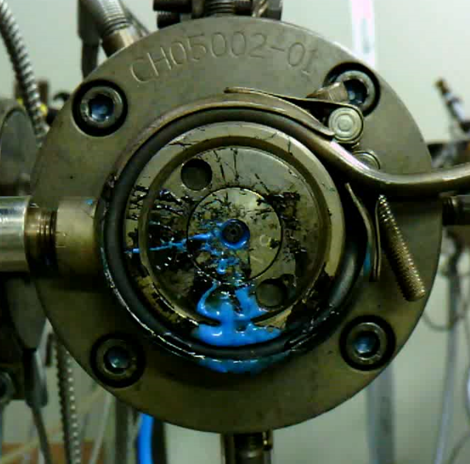
#> input picture image_task/image_preprocessing/test_image/case1.png, 470 x 464 px, found by its file name; its folder holds only this picture in this run
$ python filter.py   (older library calls are emulated)
#> lines starting #> are read from the running program, lines starting #| are printed output that depends on the picture
import os
import numpy as np
import cv2
import matplotlib.pyplot as plt

base_path = os.path.abspath(os.path.dirname("__file__"))
img_path = os.path.join(base_path, 'test_image')
saver_path = os.path.join(base_path, 'his_equalization')

folder_list = os.listdir(img_path)
img_list = [file for file in folder_list if file.endswith('.png')]

try:

    for img in img_list:
        src = cv2.imread(os.path.join(img_path, img))
#> src is the input picture: shape (464, 470, 3); mean B, G, R 69.5, 88.1, 77.4
        h, w, c = src.shape
#> h = 464; w = 470; c = 3

        h1 = cv2.equalizeHist(src[:, :, 0])
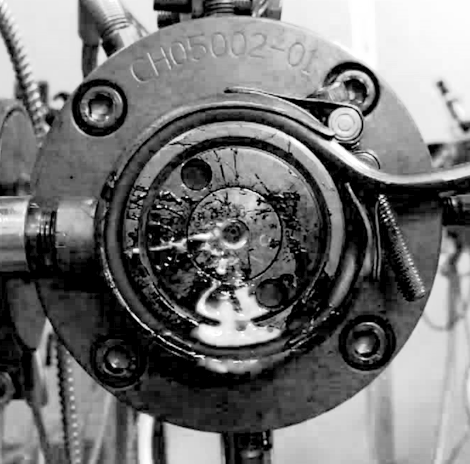
#> h1: shape (464, 470); min 0, max 255, mean 115.6
        h2 = cv2.equalizeHist(src[:, :, 1])
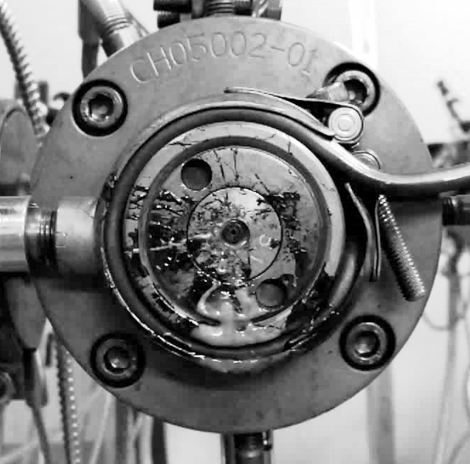
#> h2: shape (464, 470); min 0, max 255, mean 126.1
        h3 = cv2.equalizeHist(src[:, :, 2])
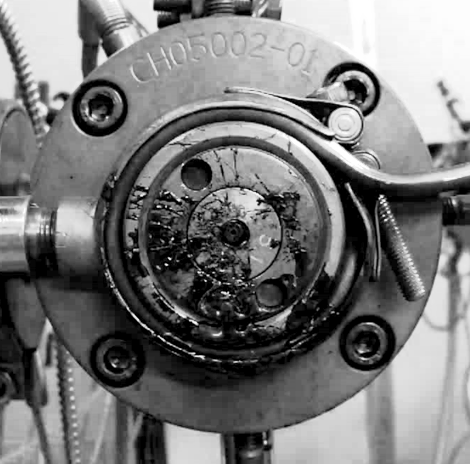
#> h3: shape (464, 470); min 0, max 255, mean 121.1

        y = np.zeros((h, w, c), dtype=np.float32)

        y[:,:,0] = h1
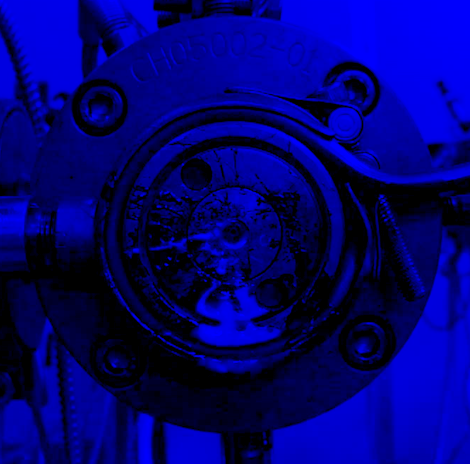
#> y: shape (464, 470, 3) float32; mean of channels 0, 1, 2 115.6, 0, 0; drawn as B, G, R
        y[:,:,1] = h2
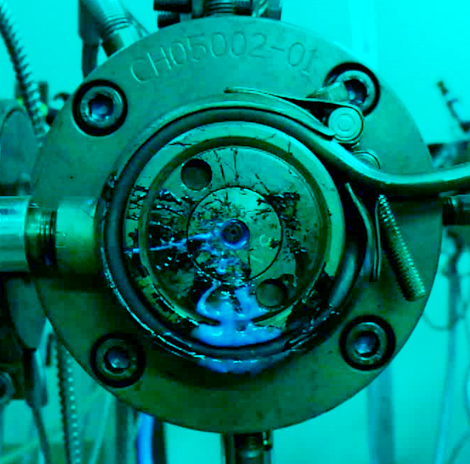
#> y: shape (464, 470, 3) float32; mean of channels 0, 1, 2 115.6, 126.1, 0; drawn as B, G, R
        y[:,:,2] = h3
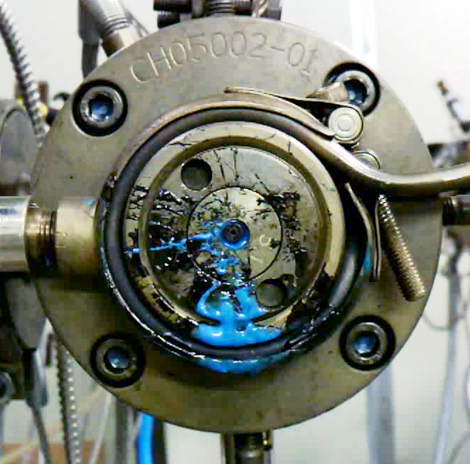
#> y: shape (464, 470, 3) float32; mean of channels 0, 1, 2 115.6, 126.1, 121.1; drawn as B, G, R

        # rgb = cv2.cvtColor(y, cv2.COLOR_YCrCb2BGR)

        cv2.imwrite(os.path.join(saver_path, img), y)

except Exception as e:
    print(e)

    #
    # y = np.zeros((h, w), dtype=np.float)
    # cr = np.zeros((h, w), dtype=np.float)
    # cb = np.zeros((h, w), dtype=np.float)
    #
    # cv2.COLOR_YCrCb2BGR

$ run again, on image_task/image_preprocessing/test_image/case5.png
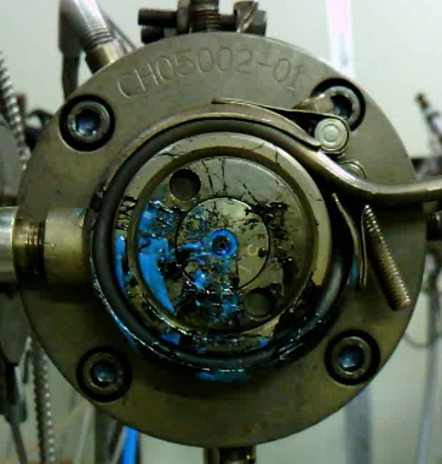
#> input picture image_task/image_preprocessing/test_image/case5.png, 442 x 464 px, found by its file name
#> src is the input picture: shape (464, 442, 3); mean B, G, R 74.4, 91.1, 81.5
#> `y[:,:,1] = h2`:
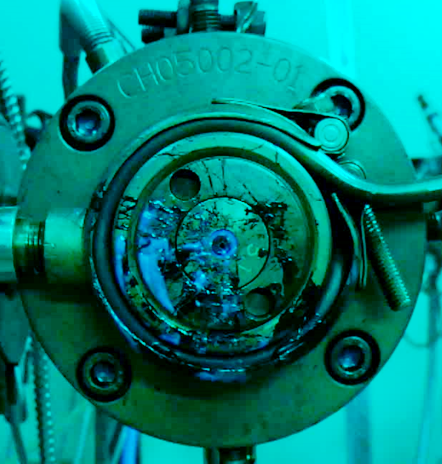
#> y: shape (464, 442, 3) float32; mean of channels 0, 1, 2 116.8, 126.3, 0; drawn as B, G, R
#> `y[:,:,2] = h3`:
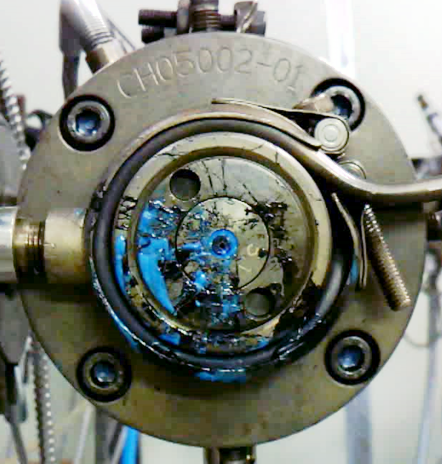
#> y: shape (464, 442, 3) float32; mean of channels 0, 1, 2 116.8, 126.3, 121.9; drawn as B, G, R

$ run again, on image_task/image_preprocessing/test_image/case6.png
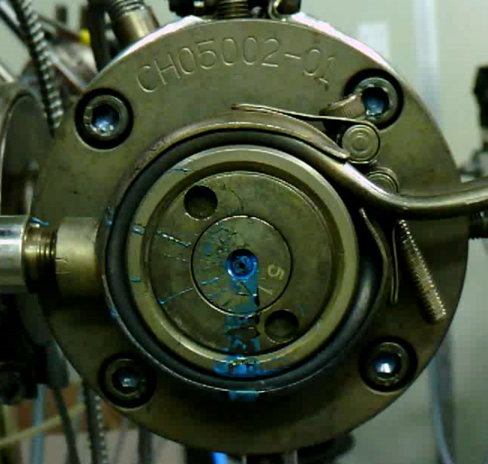
#> input picture image_task/image_preprocessing/test_image/case6.png, 488 x 464 px, found by its file name
#> src is the input picture: shape (464, 488, 3); mean B, G, R 54.9, 76.8, 66.6
#> `h3 = cv2.equalizeHist(src[:, :, 2])`:
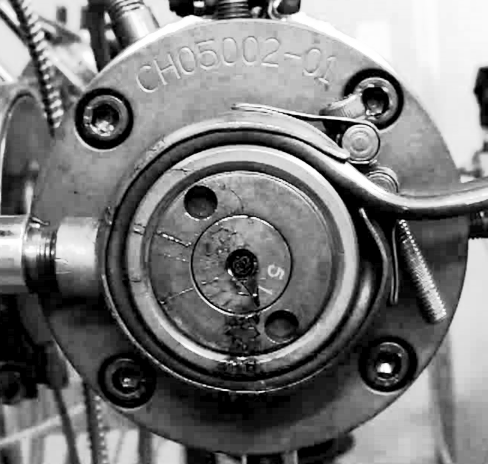
#> h3: shape (464, 488); min 0, max 255, mean 121
#> `y[:,:,2] = h3`:
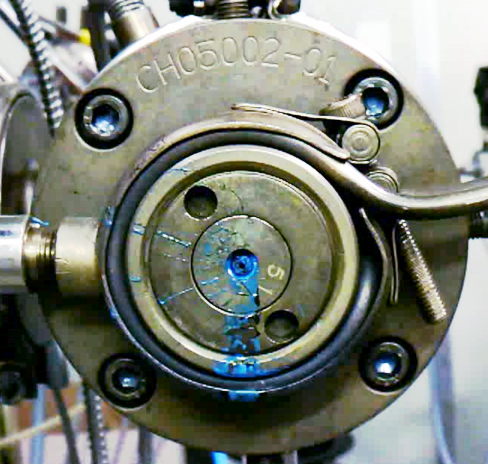
#> y: shape (464, 488, 3) float32; mean of channels 0, 1, 2 116.1, 126.2, 121; drawn as B, G, R

$ run again, on image_task/image_preprocessing/test_image/case7.png
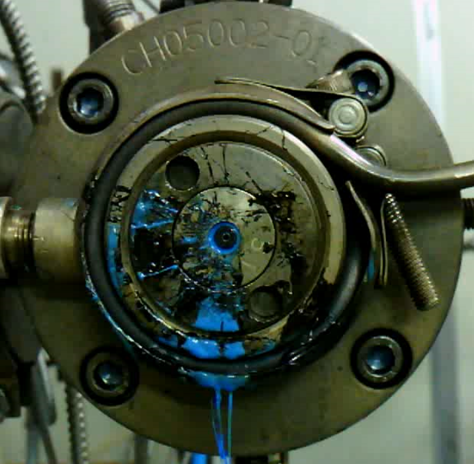
#> input picture image_task/image_preprocessing/test_image/case7.png, 474 x 464 px, found by its file name
#> src is the input picture: shape (464, 474, 3); mean B, G, R 64.9, 82.8, 72.9
#> `h3 = cv2.equalizeHist(src[:, :, 2])`:
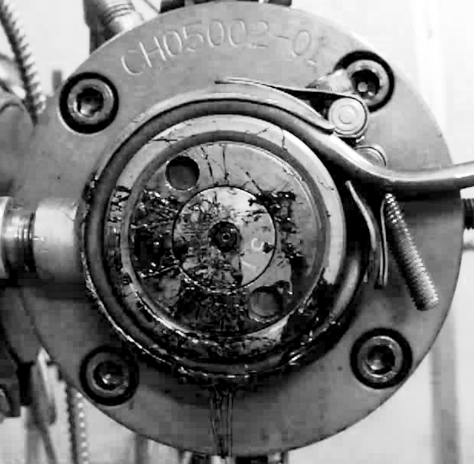
#> h3: shape (464, 474); min 0, max 255, mean 120.9
#> `y[:,:,2] = h3`:
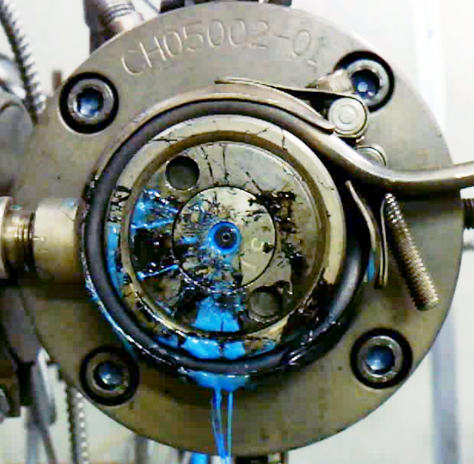
#> y: shape (464, 474, 3) float32; mean of channels 0, 1, 2 116.3, 125.9, 120.9; drawn as B, G, R
